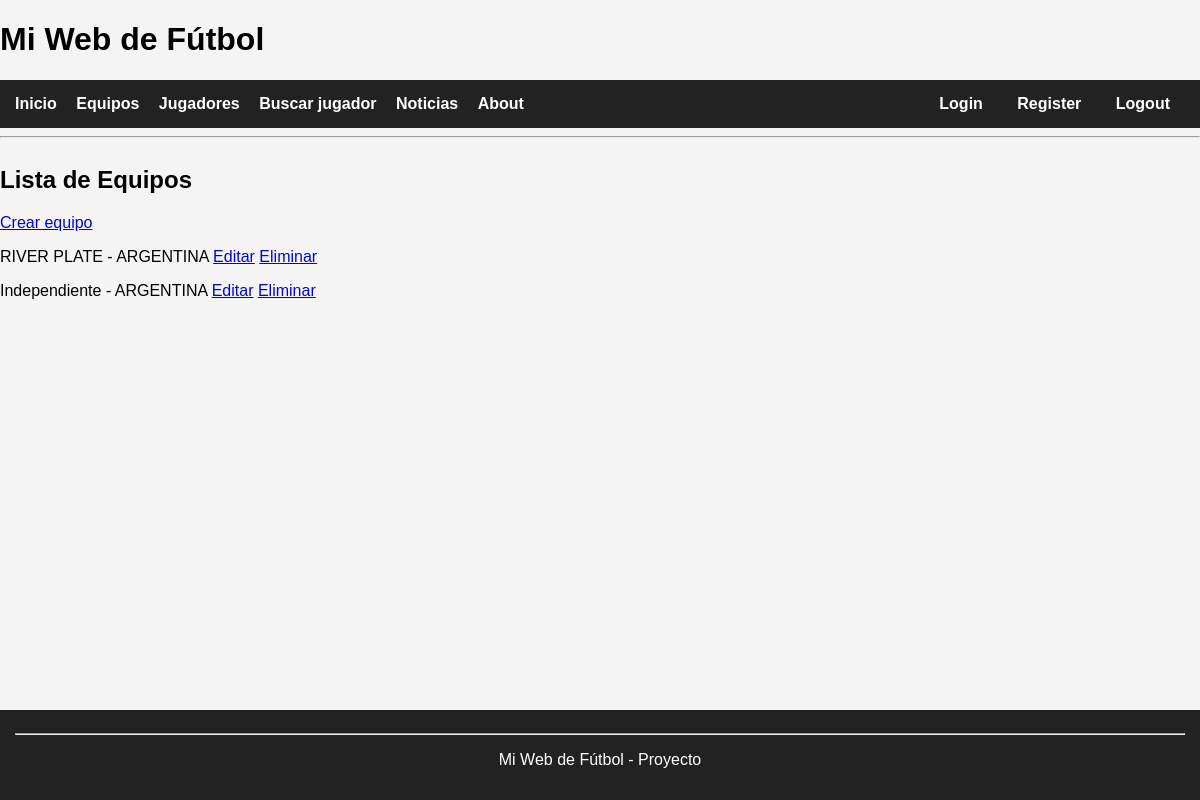
The page /equipos/ on the database as committed earlier.
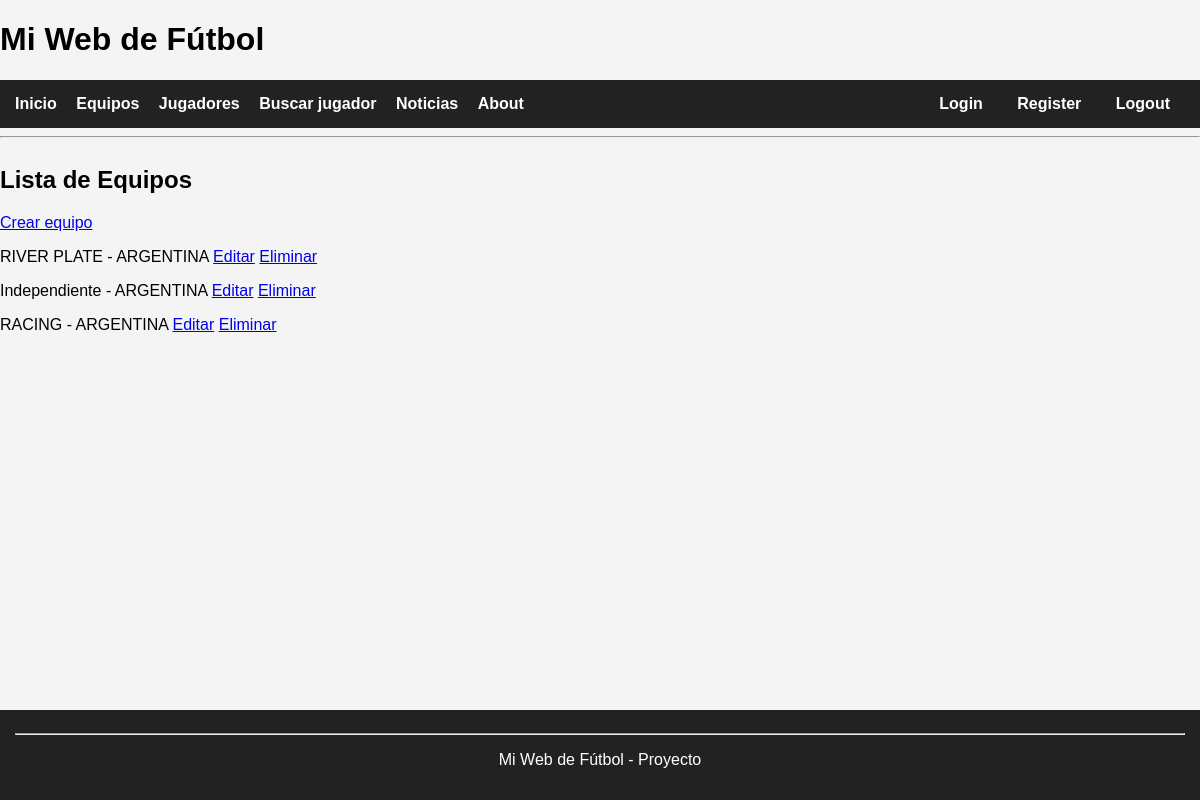
The same page on the database as committed later.
### futbol/models.py (models this page shows, shortened)
class Equipo(models.Model):
    nombre = models.CharField(max_length=100)
    pais = models.CharField(max_length=100)
    fundacion = models.IntegerField()
    class Meta:
        verbose_name = "Equipo"
        verbose_name_plural = "Equipos"

### futbol/views.py (the view)
# urls.py: path('equipos/', views.listar_equipos, name='equipos'),
def listar_equipos(request):
    equipos = Equipo.objects.all()
    return render(request, 'futbol/equipos.html', {'equipos': equipos})

### futbol/templates/futbol/equipos.html (shortened to what this page needs)
{% extends 'futbol/base.html' %}
{% block content %}
<h2>Lista de Equipos</h2>
<a href="{% url 'crear_equipo' %}">Crear equipo</a>
{% for equipo in equipos %}
    <p>
        {{ equipo.nombre }} - {{ equipo.pais }}
        <a href="{% url 'editar_equipo' equipo.id %}">Editar</a>
        <a href="{% url 'eliminar_equipo' equipo.id %}">Eliminar</a>
    </p>
{% empty %}
    <p>No hay equipos registrados.</p>
{% endfor %}
{% endblock %}

Rows that differ between the two databases and show on the page:
added Equipo: nombre "RACING", pais "ARGENTINA"
